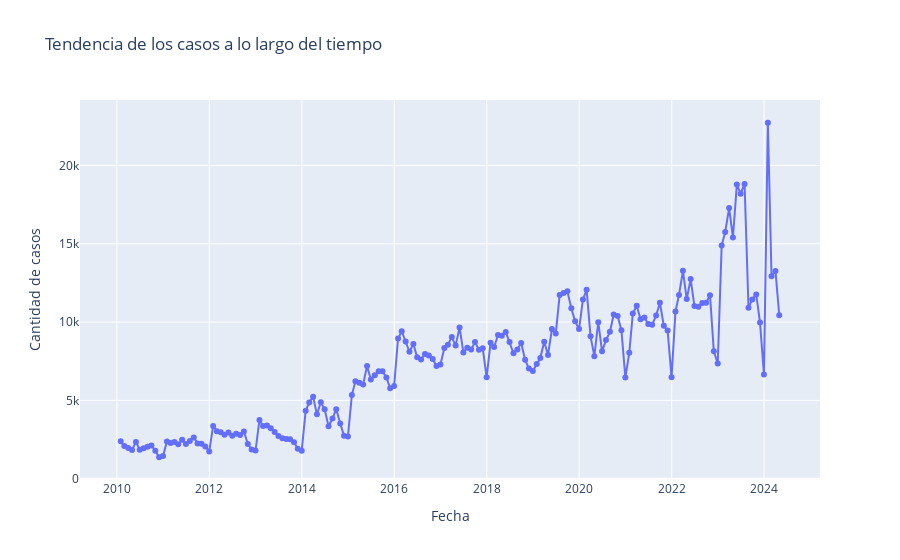

The cell this chart's notebook holds for it:
### Code cell
# Agrupar por mes - año y sumando cantidad de casos
df_tendencia = df.resample('ME', on='FECHA HECHO')['CANTIDAD'].sum().reset_index()

# Graph
fig = px.line(
    df_tendencia,
    x='FECHA HECHO',
    y='CANTIDAD',
    title='Tendencia de los casos a lo largo del tiempo',
    labels={'CANTIDAD': 'Cantidad de casos', 'FECHA HECHO': 'Fecha'}
)

fig.update_traces(mode='lines+markers')
fig.show()
fig.write_html('graphics/overtime.html') #usado para crear el grafico

### Figure 1 — Plotly figure (JSON) as saved in the notebook; plotly's stock layout.template omitted (floating-point values rounded to 4 significant figures; data arrays with more than 128 entries replaced by an {"elided": "..."} marker saying what was removed)
{"data": [{"hovertemplate": "Fecha=%{x}<br>Cantidad de casos=%{y}<extra></extra>", "legendgroup": "", "line": {"color": "#636efa", "dash": "solid"}, "marker": {"symbol": "circle"}, "mode": "lines+markers", "name": "", "orientation": "v", "showlegend": false, "type": "scatter", "x": {"elided": "172 str values"}, "xaxis": "x", "y": {"elided": "172 int values"}, "yaxis": "y"}], "layout": {"legend": {"tracegroupgap": 0}, "title": {"text": "Tendencia de los casos a lo largo del tiempo"}, "xaxis": {"anchor": "y", "domain": [0, 1], "title": {"text": "Fecha"}}, "yaxis": {"anchor": "x", "domain": [0, 1], "title": {"text": "Cantidad de casos"}}}}
